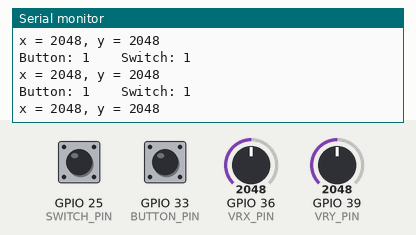
Bench run of a sketch on a simulated ESP32. On the bench: the last lines printed to the serial monitor. The inputs (shaded band) are chosen by the test bench; at power-on: GPIO 36 (VRX_PIN) = 2048, GPIO 39 (VRY_PIN) = 2048, GPIO 25 (SWITCH_PIN) HIGH, GPIO 33 (BUTTON_PIN) HIGH.

Above: at 1.2 s.
1.3 s: GPIO 36 (VRX_PIN) set to 2866
At 1.56 s:
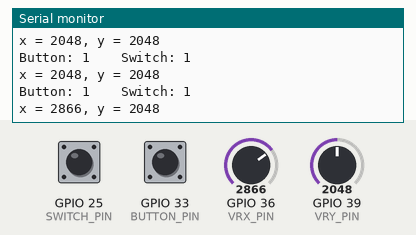
2.8 s: GPIO 39 (VRY_PIN) set to 2866
At 2.96 s:
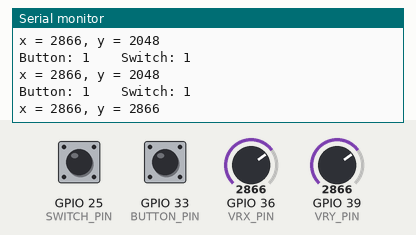
4.3 s: GPIO 25 (SWITCH_PIN) pulled LOW for 0.25 s
6.0 s: GPIO 33 (BUTTON_PIN) pulled LOW for 0.25 s
7.7 s: GPIO 36 (VRX_PIN) set to 3603
At 7.78 s:
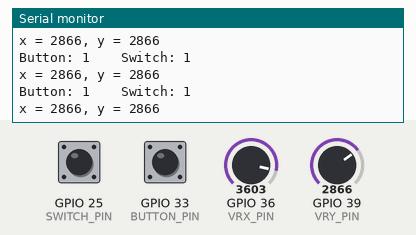
9.2 s: GPIO 39 (VRY_PIN) set to 3603
At 9.38 s:
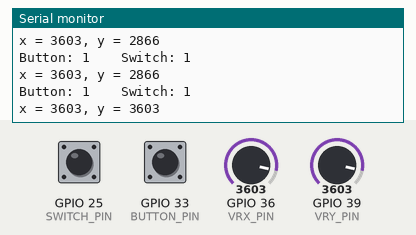
Timing chart, 0 to 11.7 s (numbered marks = the images above; inputs shaded):
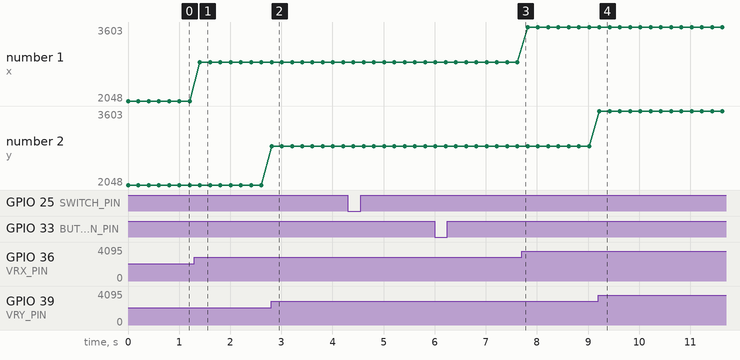

Measured:
- after the input at 1.3 s, the serial monitor: prints a new line after 0.10 s (image 1)
- after the input at 2.8 s, the serial monitor: prints a new line at once (image 2)
- after the input at 9.2 s, the serial monitor: prints a new line at once (image 4)
- plotted number 1: 2048 → 2866 after the input at 1.3 s, 2866 → 3603 after the input at 7.7 s

The sketch:

lab4-arduino.ino
```cpp
#define BUTTON_PIN 33
#define SWITCH_PIN 25

#define VRX_PIN  36 // ESP32 pin GPIO36 (ADC0) connected to VRX pin
#define VRY_PIN  39 // ESP32 pin GPIO39 (ADC0) connected to VRY pin

int valueX = 0; // to store the X-axis value
int valueY = 0; // to store the Y-axis value


void setup() {
  Serial.begin(9600);
  // Initialize the pushbutton pin as a pull-up input
  pinMode(BUTTON_PIN, INPUT_PULLUP);
  pinMode(SWITCH_PIN, INPUT_PULLUP);

}


void loop() {
  Serial.print("Button: ");
  Serial.print(digitalRead(BUTTON_PIN));
  Serial.print("    Switch: ");
  Serial.println(digitalRead(SWITCH_PIN));

  valueX = analogRead(VRX_PIN);
  valueY = analogRead(VRY_PIN);
  Serial.print("x = ");
  Serial.print(valueX);
  Serial.print(", y = ");
  Serial.println(valueY);
  delay(200);
}
```
